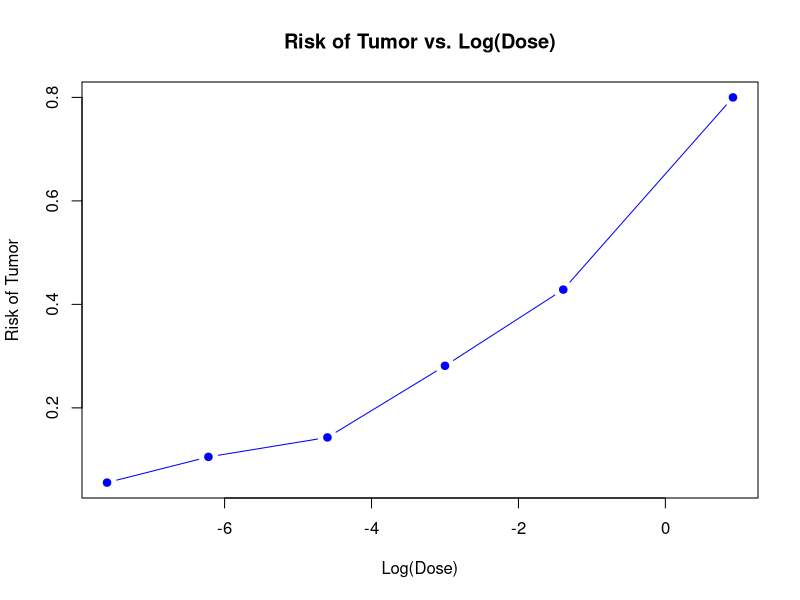
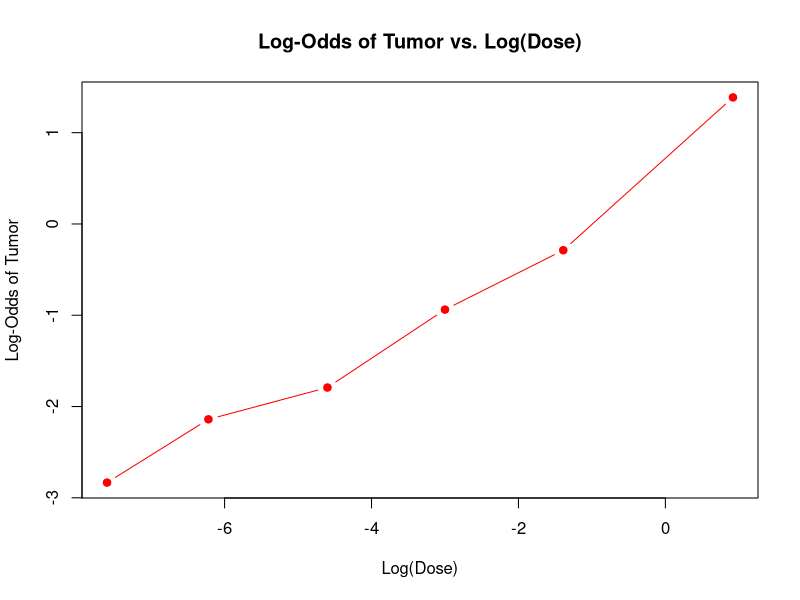

The R script that drew these images, in order:
plot_risk <- function(log_dose, risk) {
  # Plot risk against log(dose)
  plot(log_dose, risk,
    type = "b", col = "blue", pch = 19,
    xlab = "Log(Dose)", ylab = "Risk of Tumor",
    main = "Risk of Tumor vs. Log(Dose)"
  )
}

plot_odds <- function(log_dose, log_odds) {
  # Plot log-odds against log(dose)
  plot(log_dose, log_odds,
    type = "b", col = "red", pch = 19,
    xlab = "Log(Dose)", ylab = "Log-Odds of Tumor",
    main = "Log-Odds of Tumor vs. Log(Dose)"
  )
}

main <- function() {
  # Exercise 2:1.1
  # Define the variables for floss usage and periodontitis status
  use <- c("No", "No", "Yes", "Yes") # 'No' and 'Yes' refer to floss usage
  per <- c("No", "Yes", "No", "Yes") # 'No' and 'Yes' refer to periodontitis status
  n <- c(265, 148, 75, 22) # Frequencies for each group
  data21 <- data.frame(use, per, n)

  # Convert categorical variables to factors
  data21$use <- factor(data21$use, levels = c("No", "Yes"))
  data21$per <- factor(data21$per, levels = c("No", "Yes"))

  # Fit the logistic regression model
  # Using the `weights` argument to include the frequencies
  model21 <- glm(per ~ use, weights = n, family = binomial(link = logit), data = data21)

  # Exercise 2:1.2
  # Create a data frame with these variables
  data21b <- data.frame(per, use, n)

  # Convert categorical variables to factors
  data21b$per <- factor(data21b$per, levels = c("No", "Yes"))
  data21b$use <- factor(data21b$use, levels = c("No", "Yes"))
  model21b <- glm(use ~ per, weights = n, family = binomial(link = logit), data = data21b)

  # Exercise 2:2.1
  # Data setup
  log_dose <- c(-7.60, -6.22, -4.60, -3.00, -1.39, 0.92)
  tumor <- c(1, 2, 4, 9, 12, 32)
  no_tumor <- c(17, 17, 24, 23, 16, 8)
  total <- tumor + no_tumor

  # Calculate risk (probability) for each dose
  risk <- tumor / total

  # Calculate log-odds for each dose
  log_odds <- log(risk / (1 - risk))

  # Plot risk against log(dose)
  plot_risk(log_dose, risk)

  # Plot log-odds against log(dose)
  plot_odds(log_dose, log_odds)

  # Exercise 2:2.2
  # Create data frame
  data <- data.frame(log_dose, tumor, no_tumor, total)
  # Fit logistic regression model
  model22 <- glm(cbind(tumor, no_tumor) ~ log_dose, family = binomial(link = "logit"), data = data)
  # Summary of the model
  summary(model22)

  # Exercise 2:2.3
  # Step 1: Covariance matrix for the parameter estimates
  cov_matrix <- vcov(model22)

  # Step 2: Correlation assessment
  # Extract standard deviations from diagonal of covariance matrix
  std_errors <- sqrt(diag(cov_matrix))
  correlation <- cov_matrix[1, 2] / (std_errors[1] * std_errors[2])
  correlation <- as.numeric(correlation)

  # Step 3: 95% Confidence intervals for the parameters
  conf_intervals <- confint.default(model22, level = 0.95)

  # Step 4: 95% Confidence interval for the tumor risk at log(dose) = -1.39
  # Calculate the predicted probability for log(dose) = -1.39
  log_dose_value <- -1.39
  predicted_logit <- predict(model22, newdata = data.frame(log_dose = log_dose_value), se.fit = TRUE)
  predicted_probability <- exp(predicted_logit$fit) / (1 + exp(predicted_logit$fit))

  # Calculate the 95% confidence interval for the predicted log-odds
  logit_ci <- c(predicted_logit$fit - 1.96 * predicted_logit$se.fit, predicted_logit$fit + 1.96 * predicted_logit$se.fit)
  # Convert log-odds interval to probability interval
  probability_ci <- exp(logit_ci) / (1 + exp(logit_ci))

  return(list(
    model21 = model21,
    model21b = model21b,
    log_dose = log_dose,
    log_odds = log_odds,
    risk = risk,
    model22 = model22,
    cov_matrix = cov_matrix,
    correlation = correlation,
    conf_intervals = conf_intervals,
    probability_ci = probability_ci
  ))
}

ass <- main()
